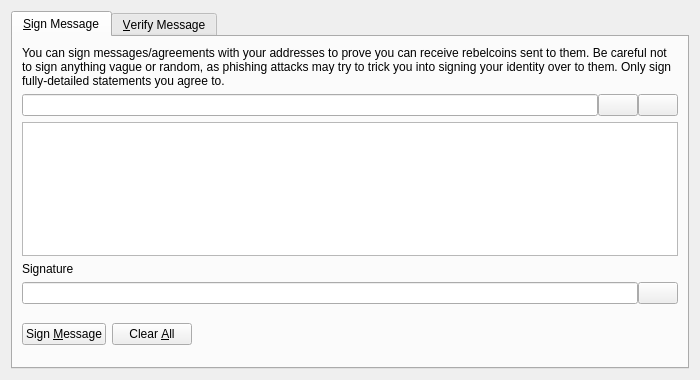
<?xml version="1.0" encoding="UTF-8"?>
<ui version="4.0">
 <class>SignVerifyMessageDialog</class>
 <widget class="QDialog" name="SignVerifyMessageDialog">
  <property name="geometry">
   <rect>
    <x>0</x>
    <y>0</y>
    <width>700</width>
    <height>380</height>
   </rect>
  </property>
  <property name="windowTitle">
   <string>Signatures - Sign / Verify a Message</string>
  </property>
  <property name="modal">
   <bool>true</bool>
  </property>
  <layout class="QVBoxLayout" name="verticalLayout">
   <item>
    <widget class="QTabWidget" name="tabWidget">
     <property name="currentIndex">
      <number>0</number>
     </property>
     <widget class="QWidget" name="tabSignMessage">
      <attribute name="title">
       <string>&amp;Sign Message</string>
      </attribute>
      <layout class="QVBoxLayout" name="verticalLayout_SM">
       <item>
        <widget class="QLabel" name="infoLabel_SM">
         <property name="text">
          <string>You can sign messages/agreements with your addresses to prove you can receive rebelcoins sent to them. Be careful not to sign anything vague or random, as phishing attacks may try to trick you into signing your identity over to them. Only sign fully-detailed statements you agree to.</string>
         </property>
         <property name="textFormat">
          <enum>Qt::PlainText</enum>
         </property>
         <property name="wordWrap">
          <bool>true</bool>
         </property>
        </widget>
       </item>
       <item>
        <layout class="QHBoxLayout" name="horizontalLayout_1_SM">
         <property name="spacing">
          <number>0</number>
         </property>
         <item>
          <widget class="QValidatedLineEdit" name="addressIn_SM">
           <property name="toolTip">
            <string>Rebelcoin address to sign the message with</string>
           </property>
          </widget>
         </item>
         <item>
          <widget class="QPushButton" name="addressBookButton_SM">
           <property name="toolTip">
            <string>Choose previously used address</string>
           </property>
           <property name="text">
            <string/>
           </property>
           <property name="icon">
            <iconset resource="../bitcoin.qrc">
             <normaloff>:/icons/address-book</normaloff>:/icons/address-book</iconset>
           </property>
           <property name="shortcut">
            <string>Alt+A</string>
           </property>
           <property name="autoDefault">
            <bool>false</bool>
           </property>
          </widget>
         </item>
         <item>
          <widget class="QPushButton" name="pasteButton_SM">
           <property name="toolTip">
            <string>Paste address from clipboard</string>
           </property>
           <property name="text">
            <string/>
           </property>
           <property name="icon">
            <iconset resource="../bitcoin.qrc">
             <normaloff>:/icons/editpaste</normaloff>:/icons/editpaste</iconset>
           </property>
           <property name="shortcut">
            <string>Alt+P</string>
           </property>
           <property name="autoDefault">
            <bool>false</bool>
           </property>
          </widget>
         </item>
        </layout>
       </item>
       <item>
        <widget class="QPlainTextEdit" name="messageIn_SM">
         <property name="toolTip">
          <string>Enter the message you want to sign here</string>
         </property>
        </widget>
       </item>
       <item>
        <widget class="QLabel" name="signatureLabel_SM">
         <property name="text">
          <string>Signature</string>
         </property>
         <property name="textFormat">
          <enum>Qt::PlainText</enum>
         </property>
        </widget>
       </item>
       <item>
        <layout class="QHBoxLayout" name="horizontalLayout_2_SM">
         <property name="spacing">
          <number>0</number>
         </property>
         <item>
          <widget class="QLineEdit" name="signatureOut_SM">
           <property name="font">
            <font>
             <italic>true</italic>
            </font>
           </property>
           <property name="readOnly">
            <bool>true</bool>
           </property>
          </widget>
         </item>
         <item>
          <widget class="QPushButton" name="copySignatureButton_SM">
           <property name="toolTip">
            <string>Copy the current signature to the system clipboard</string>
           </property>
           <property name="text">
            <string/>
           </property>
           <property name="icon">
            <iconset resource="../bitcoin.qrc">
             <normaloff>:/icons/editcopy</normaloff>:/icons/editcopy</iconset>
           </property>
           <property name="autoDefault">
            <bool>false</bool>
           </property>
          </widget>
         </item>
        </layout>
       </item>
       <item>
        <layout class="QHBoxLayout" name="horizontalLayout_3_SM">
         <item>
          <widget class="QPushButton" name="signMessageButton_SM">
           <property name="toolTip">
            <string>Sign the message to prove you own this Rebelcoin address</string>
           </property>
           <property name="text">
            <string>Sign &amp;Message</string>
           </property>
           <property name="icon">
            <iconset resource="../bitcoin.qrc">
             <normaloff>:/icons/edit</normaloff>:/icons/edit</iconset>
           </property>
           <property name="autoDefault">
            <bool>false</bool>
           </property>
          </widget>
         </item>
         <item>
          <widget class="QPushButton" name="clearButton_SM">
           <property name="toolTip">
            <string>Reset all sign message fields</string>
           </property>
           <property name="text">
            <string>Clear &amp;All</string>
           </property>
           <property name="icon">
            <iconset resource="../bitcoin.qrc">
             <normaloff>:/icons/remove</normaloff>:/icons/remove</iconset>
           </property>
           <property name="autoDefault">
            <bool>false</bool>
           </property>
          </widget>
         </item>
         <item>
          <spacer name="horizontalSpacer_1_SM">
           <property name="orientation">
            <enum>Qt::Horizontal</enum>
           </property>
           <property name="sizeHint" stdset="0">
            <size>
             <width>40</width>
             <height>48</height>
            </size>
           </property>
          </spacer>
         </item>
         <item>
          <widget class="QLabel" name="statusLabel_SM">
           <property name="font">
            <font>
             <weight>75</weight>
             <bold>true</bold>
            </font>
           </property>
           <property name="text">
            <string/>
           </property>
           <property name="wordWrap">
            <bool>true</bool>
           </property>
          </widget>
         </item>
         <item>
          <spacer name="horizontalSpacer_2_SM">
           <property name="orientation">
            <enum>Qt::Horizontal</enum>
           </property>
           <property name="sizeHint" stdset="0">
            <size>
             <width>40</width>
             <height>48</height>
            </size>
           </property>
          </spacer>
         </item>
        </layout>
       </item>
      </layout>
     </widget>
     <widget class="QWidget" name="tabVerifyMessage">
      <attribute name="title">
       <string>&amp;Verify Message</string>
      </attribute>
      <layout class="QVBoxLayout" name="verticalLayout_VM">
       <item>
        <widget class="QLabel" name="infoLabel_VM">
         <property name="text">
          <string>Enter the receiver's address, message (ensure you copy line breaks, spaces, tabs, etc. exactly) and signature below to verify the message. Be careful not to read more into the signature than what is in the signed message itself, to avoid being tricked by a man-in-the-middle attack. Note that this only proves the signing party receives with the address, it cannot prove sendership of any transaction!</string>
         </property>
         <property name="textFormat">
          <enum>Qt::PlainText</enum>
         </property>
         <property name="alignment">
          <set>Qt::AlignLeading|Qt::AlignLeft|Qt::AlignTop</set>
         </property>
         <property name="wordWrap">
          <bool>true</bool>
         </property>
        </widget>
       </item>
       <item>
        <layout class="QHBoxLayout" name="horizontalLayout_1_VM">
         <property name="spacing">
          <number>0</number>
         </property>
         <item>
          <widget class="QValidatedLineEdit" name="addressIn_VM">
           <property name="toolTip">
            <string>Rebelcoin address the message was signed with</string>
           </property>
          </widget>
         </item>
         <item>
          <widget class="QPushButton" name="addressBookButton_VM">
           <property name="toolTip">
            <string>Choose previously used address</string>
           </property>
           <property name="text">
            <string/>
           </property>
           <property name="icon">
            <iconset resource="../bitcoin.qrc">
             <normaloff>:/icons/address-book</normaloff>:/icons/address-book</iconset>
           </property>
           <property name="shortcut">
            <string>Alt+A</string>
           </property>
           <property name="autoDefault">
            <bool>false</bool>
           </property>
          </widget>
         </item>
        </layout>
       </item>
       <item>
        <widget class="QPlainTextEdit" name="messageIn_VM"/>
       </item>
       <item>
        <widget class="QValidatedLineEdit" name="signatureIn_VM"/>
       </item>
       <item>
        <layout class="QHBoxLayout" name="horizontalLayout_2_VM">
         <item>
          <widget class="QPushButton" name="verifyMessageButton_VM">
           <property name="toolTip">
            <string>Verify the message to ensure it was signed with the specified Rebelcoin address</string>
           </property>
           <property name="text">
            <string>Verify &amp;Message</string>
           </property>
           <property name="icon">
            <iconset resource="../bitcoin.qrc">
             <normaloff>:/icons/transaction_0</normaloff>:/icons/transaction_0</iconset>
           </property>
           <property name="autoDefault">
            <bool>false</bool>
           </property>
          </widget>
         </item>
         <item>
          <widget class="QPushButton" name="clearButton_VM">
           <property name="toolTip">
            <string>Reset all verify message fields</string>
           </property>
           <property name="text">
            <string>Clear &amp;All</string>
           </property>
           <property name="icon">
            <iconset resource="../bitcoin.qrc">
             <normaloff>:/icons/remove</normaloff>:/icons/remove</iconset>
           </property>
           <property name="autoDefault">
            <bool>false</bool>
           </property>
          </widget>
         </item>
         <item>
          <spacer name="horizontalSpacer_1_VM">
           <property name="orientation">
            <enum>Qt::Horizontal</enum>
           </property>
           <property name="sizeHint" stdset="0">
            <size>
             <width>40</width>
             <height>48</height>
            </size>
           </property>
          </spacer>
         </item>
         <item>
          <widget class="QLabel" name="statusLabel_VM">
           <property name="font">
            <font>
             <weight>75</weight>
             <bold>true</bold>
            </font>
           </property>
           <property name="text">
            <string/>
           </property>
           <property name="wordWrap">
            <bool>true</bool>
           </property>
          </widget>
         </item>
         <item>
          <spacer name="horizontalSpacer_2_VM">
           <property name="orientation">
            <enum>Qt::Horizontal</enum>
           </property>
           <property name="sizeHint" stdset="0">
            <size>
             <width>40</width>
             <height>48</height>
            </size>
           </property>
          </spacer>
         </item>
        </layout>
       </item>
      </layout>
     </widget>
    </widget>
   </item>
  </layout>
 </widget>
 <customwidgets>
  <customwidget>
   <class>QValidatedLineEdit</class>
   <extends>QLineEdit</extends>
   <header>qt/qvalidatedlineedit.h</header>
  </customwidget>
 </customwidgets>
 <resources>
  <include location="../bitcoin.qrc"/>
 </resources>
 <connections/>
</ui>
